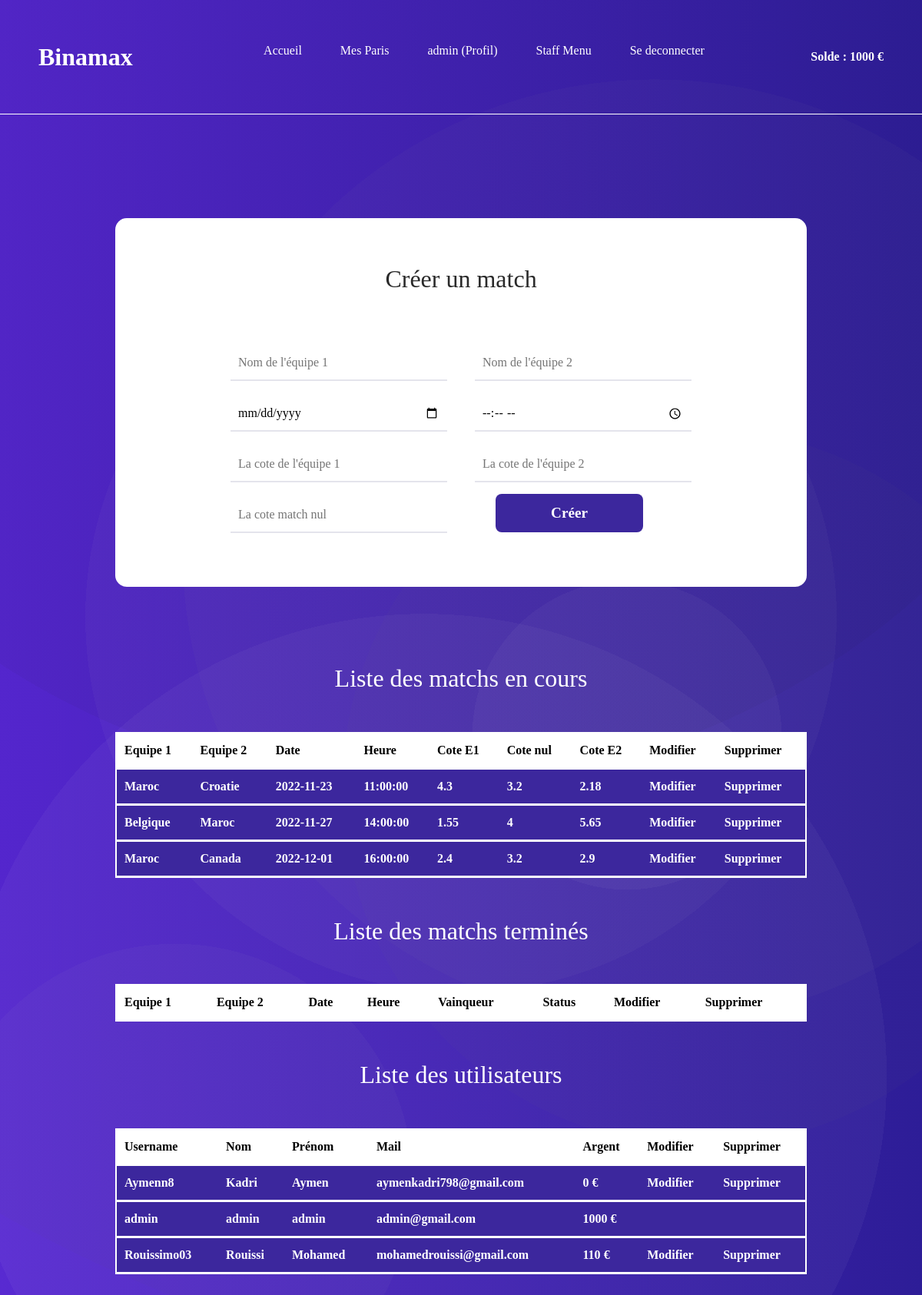
Page /staffmenu.php (signed in) on the earlier database version.
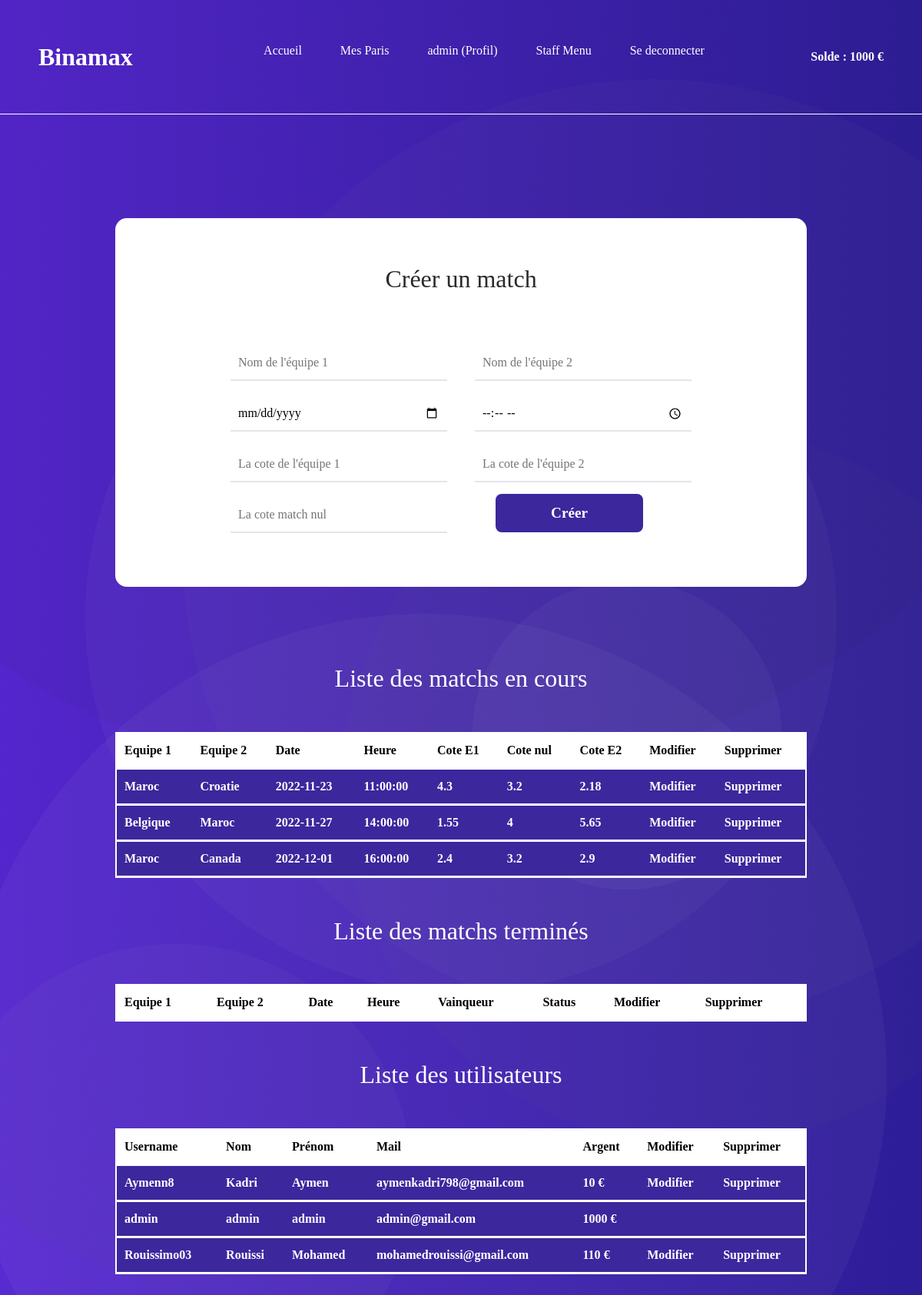
Same page on the later database version.
### tables this page shows
CREATE TABLE `utilisateurs` (
  `ID` int(11) NOT NULL,
  `username` varchar(30) DEFAULT NULL,
  `prenom` varchar(30) DEFAULT NULL,
  `nom` varchar(30) DEFAULT NULL,
  `mail` varchar(50) DEFAULT NULL,
  `mot_de_passe` varchar(255) DEFAULT NULL,
  `administrateur` tinyint(1) DEFAULT NULL,
  `argent` float DEFAULT '0'
);

### staffmenu.php (the view, shortened to what this page needs)
<?php
require_once("header.php");
require_once("navbar.php");
?>
<div class="staff">
    <link rel="stylesheet" href="Styles/edit.css">
    <link rel="stylesheet" href="Styles/tableau.css">
    <br>
    <section id="edit">
        <div class="container">
            <div class="title">
                <h2>Créer un match</h2>
            </div>
            <form action="#" method="POST">
                <input type="text" name="equipe1" placeholder="Nom de l'équipe 1" required>
                <input type="text" name="equipe2" placeholder="Nom de l'équipe 2" required>
                <input type="date" name="la_date" placeholder="La date du match" required>
                <input type="time" name="heure" placeholder="L'heure du match" required>
                <input type="int" name="cote_equipe1" placeholder="La cote de l'équipe 1" required>
                <input type="int" name="cote_equipe2" placeholder="La cote de l'équipe 2" required>
                <input type="int" name="cote_nul" placeholder="La cote match nul " required>
                <button type="submit" name="submit" id="creer">Créer</button>
            </form>
    </section>
    <section class="liste">
        <div class="container">
            <div class="title">
                <h2>Liste des matchs en cours</h2>
            </div>
            <table class="tableau">
                <tr>
                    <th>Equipe 1</th>
                    <th>Equipe 2</th>
                    <th>Date</th>
                    <th>Heure</th>
                    <th>Cote E1</th>
                    <th>Cote nul</th>
                    <th>Cote E2</th>
                    <th>Modifier</th>
                    <th>Supprimer</th>
                </tr>
                <?php
                $req = $bdd->prepare("SELECT * FROM les_matchs order by la_date, heure");
                $req->execute();
                while ($match = $req->fetch()) {
                    if ($match["status_match"] != 2) {
                        echo "<tr>";
                        echo "<td>" . $match["equipe1"] . "</td>";
                        echo "<td>" . $match["equipe2"] . "</td>";
                        echo "<td>" . $match["la_date"] . "</td>";
                        echo "<td>" . $match["heure"] . "</td>";
                        echo "<td>" . $match["cote_equipe1"] . "</td>";
                        echo "<td>" . $match["cote_nul"] . "</td>";
                        echo "<td>" . $match["cote_equipe2"] . "</td>";
                        echo "<td><a href='modifier_match.php?id=" . $match["ID"] . "'>Modifier</a></td>";
                        echo "<td><a href='supprimer_match.php?id=" . $match["ID"] . "'>Supprimer</a></td>";
                        echo "</tr>";
                    }
                }
                ?>
            </table>
        </div>
    </section>
    <section class="liste">
        <div class="container">
            <div class="title">
                <h2>Liste des matchs terminés</h2>
            </div>
            <table class="tableau">
                <tr>
                    <th>Equipe 1</th>
                    <th>Equipe 2</th>
                    <th>Date</th>
                    <th>Heure</th>
                    <th>Vainqueur</th>
                    <th>Status</th>
                    <th>Modifier</th>
                    <th>Supprimer</th>
                </tr>
            </table>
        </div>
    </section>
    <section class="liste">
        <div class="container">
            <div class="title">
                <h2>Liste des utilisateurs</h2>
            </div>
            <table class="tableau">
                <tr>
                    <th>Username</th>
                    <th>Nom</th>
                    <th>Prénom</th>
                    <th>Mail</th>
                    <th>Argent</th>
                    <th>Modifier</th>
                    <th>Supprimer</th>
                </tr>
                <?php
                $req = $bdd->query("SELECT * FROM utilisateurs");
                while ($user = $req->fetch()) {
                    echo "<tr>";
                    echo "<td>" . $user["username"] . "</td>";
                    echo "<td>" . $user["nom"] . "</td>";
                    echo "<td>" . $user["prenom"] . "</td>";
                    echo "<td>" . $user["mail"] . "</td>";
                    echo "<td>" . $user["argent"] . ' €' . "</td>";
                    if ($user["administrateur"] == 0) {
                        echo "<td><a href='modifier_utilisateurs.php?id=" . $user["ID"] . "'>Modifier</a></td>";
                        echo "<td><a href='modifier_utilisateurs.php?id=" . $user["ID"] . "'>Supprimer</a></td>";
                    } else {
                        echo "<td></td>";
                        echo "<td></td>";
                    }
                    echo "</tr>";
                }
                ?>
            </table>
        </div>
    </section>
</div>

Differences in the rows shown:
changed utilisateurs "Aymenn8": argent "0" → "10"
